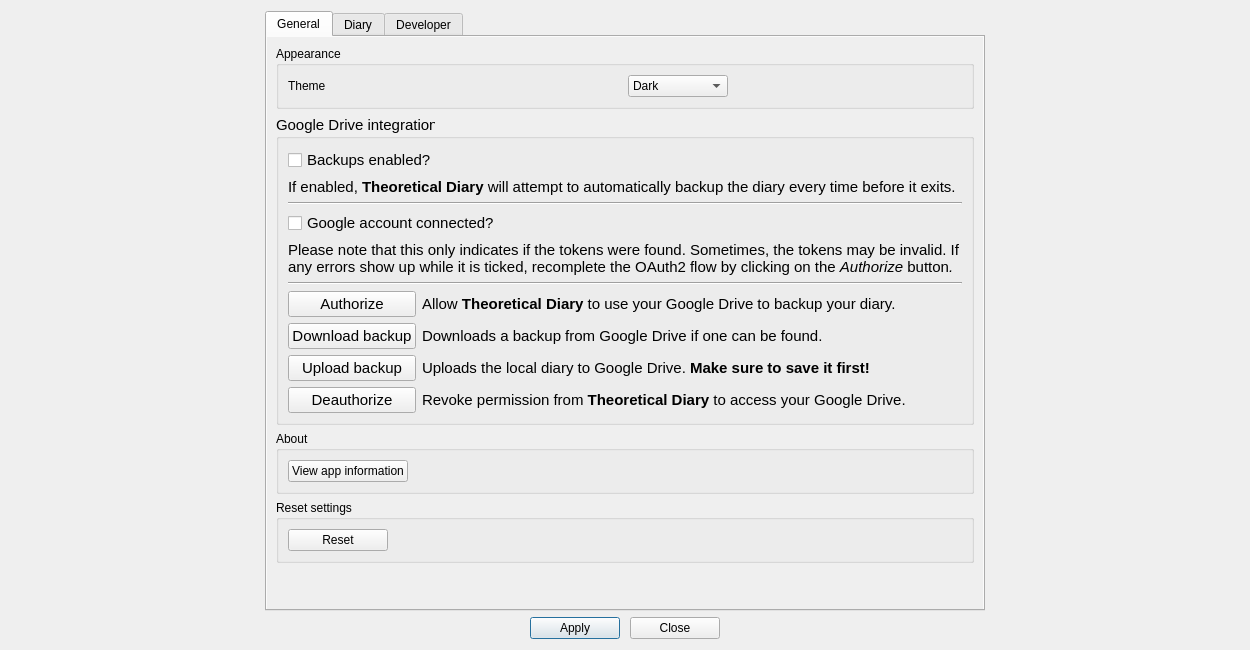
<?xml version="1.0" encoding="UTF-8"?>
<ui version="4.0">
 <class>OptionsMenu</class>
 <widget class="QWidget" name="OptionsMenu">
  <property name="geometry">
   <rect>
    <x>0</x>
    <y>0</y>
    <width>1250</width>
    <height>650</height>
   </rect>
  </property>
  <property name="sizePolicy">
   <sizepolicy hsizetype="Minimum" vsizetype="Expanding">
    <horstretch>0</horstretch>
    <verstretch>0</verstretch>
   </sizepolicy>
  </property>
  <property name="minimumSize">
   <size>
    <width>800</width>
    <height>0</height>
   </size>
  </property>
  <property name="windowTitle">
   <string>Form</string>
  </property>
  <layout class="QGridLayout" name="gridLayout">
   <property name="leftMargin">
    <number>0</number>
   </property>
   <property name="rightMargin">
    <number>0</number>
   </property>
   <item row="1" column="5">
    <spacer name="horizontalSpacer_2">
     <property name="orientation">
      <enum>Qt::Horizontal</enum>
     </property>
     <property name="sizeHint" stdset="0">
      <size>
       <width>0</width>
       <height>20</height>
      </size>
     </property>
    </spacer>
   </item>
   <item row="1" column="0">
    <spacer name="horizontalSpacer_5">
     <property name="orientation">
      <enum>Qt::Horizontal</enum>
     </property>
     <property name="sizeHint" stdset="0">
      <size>
       <width>0</width>
       <height>20</height>
      </size>
     </property>
    </spacer>
   </item>
   <item row="2" column="1">
    <layout class="QGridLayout" name="gridLayout_11">
     <property name="topMargin">
      <number>0</number>
     </property>
     <property name="horizontalSpacing">
      <number>10</number>
     </property>
     <item row="0" column="0">
      <spacer name="horizontalSpacer_10">
       <property name="orientation">
        <enum>Qt::Horizontal</enum>
       </property>
       <property name="sizeHint" stdset="0">
        <size>
         <width>40</width>
         <height>20</height>
        </size>
       </property>
      </spacer>
     </item>
     <item row="0" column="1" alignment="Qt::AlignHCenter">
      <widget class="QPushButton" name="apply_button">
       <property name="minimumSize">
        <size>
         <width>90</width>
         <height>0</height>
        </size>
       </property>
       <property name="text">
        <string>Apply</string>
       </property>
       <property name="default">
        <bool>true</bool>
       </property>
      </widget>
     </item>
     <item row="0" column="2" alignment="Qt::AlignHCenter">
      <widget class="QPushButton" name="ok_button">
       <property name="minimumSize">
        <size>
         <width>90</width>
         <height>0</height>
        </size>
       </property>
       <property name="text">
        <string>Close</string>
       </property>
      </widget>
     </item>
     <item row="0" column="3">
      <spacer name="horizontalSpacer_3">
       <property name="orientation">
        <enum>Qt::Horizontal</enum>
       </property>
       <property name="sizeHint" stdset="0">
        <size>
         <width>40</width>
         <height>20</height>
        </size>
       </property>
      </spacer>
     </item>
    </layout>
   </item>
   <item row="1" column="1">
    <widget class="QTabWidget" name="settings_tabs">
     <property name="minimumSize">
      <size>
       <width>720</width>
       <height>0</height>
      </size>
     </property>
     <property name="currentIndex">
      <number>0</number>
     </property>
     <property name="movable">
      <bool>true</bool>
     </property>
     <widget class="QWidget" name="tab">
      <attribute name="title">
       <string>General</string>
      </attribute>
      <layout class="QGridLayout" name="gridLayout_17">
       <property name="leftMargin">
        <number>0</number>
       </property>
       <property name="topMargin">
        <number>0</number>
       </property>
       <property name="rightMargin">
        <number>0</number>
       </property>
       <property name="bottomMargin">
        <number>0</number>
       </property>
       <property name="spacing">
        <number>0</number>
       </property>
       <item row="0" column="0">
        <widget class="QScrollArea" name="scrollArea_2">
         <property name="frameShape">
          <enum>QFrame::NoFrame</enum>
         </property>
         <property name="widgetResizable">
          <bool>true</bool>
         </property>
         <widget class="QWidget" name="scrollAreaWidgetContents_2">
          <property name="geometry">
           <rect>
            <x>0</x>
            <y>0</y>
            <width>702</width>
            <height>586</height>
           </rect>
          </property>
          <layout class="QGridLayout" name="gridLayout_18">
           <item row="3" column="0">
            <widget class="QGroupBox" name="groupBox_3">
             <property name="font">
              <font>
               <pointsize>11</pointsize>
              </font>
             </property>
             <property name="title">
              <string>Google Drive integration</string>
             </property>
             <layout class="QGridLayout" name="gridLayout_3">
              <item row="7" column="0">
               <layout class="QGridLayout" name="gridLayout_14">
                <item row="2" column="0">
                 <widget class="QPushButton" name="upload_backup_button">
                  <property name="minimumSize">
                   <size>
                    <width>100</width>
                    <height>0</height>
                   </size>
                  </property>
                  <property name="text">
                   <string>Upload backup</string>
                  </property>
                 </widget>
                </item>
                <item row="0" column="0">
                 <widget class="QPushButton" name="auth_button">
                  <property name="text">
                   <string>Authorize</string>
                  </property>
                 </widget>
                </item>
                <item row="1" column="0">
                 <widget class="QPushButton" name="download_backup_button">
                  <property name="minimumSize">
                   <size>
                    <width>100</width>
                    <height>0</height>
                   </size>
                  </property>
                  <property name="text">
                   <string>Download backup</string>
                  </property>
                 </widget>
                </item>
                <item row="3" column="0">
                 <widget class="QPushButton" name="flush_oauth_button">
                  <property name="minimumSize">
                   <size>
                    <width>100</width>
                    <height>0</height>
                   </size>
                  </property>
                  <property name="text">
                   <string>Deauthorize</string>
                  </property>
                 </widget>
                </item>
                <item row="0" column="1">
                 <widget class="QLabel" name="label_7">
                  <property name="sizePolicy">
                   <sizepolicy hsizetype="Expanding" vsizetype="Preferred">
                    <horstretch>0</horstretch>
                    <verstretch>0</verstretch>
                   </sizepolicy>
                  </property>
                  <property name="text">
                   <string>Allow &lt;b&gt;Theoretical Diary&lt;/b&gt; to use your Google Drive to backup your diary.</string>
                  </property>
                  <property name="wordWrap">
                   <bool>true</bool>
                  </property>
                 </widget>
                </item>
                <item row="1" column="1">
                 <widget class="QLabel" name="label_9">
                  <property name="sizePolicy">
                   <sizepolicy hsizetype="Expanding" vsizetype="Preferred">
                    <horstretch>0</horstretch>
                    <verstretch>0</verstretch>
                   </sizepolicy>
                  </property>
                  <property name="text">
                   <string>Downloads a backup from Google Drive if one can be found.</string>
                  </property>
                  <property name="wordWrap">
                   <bool>true</bool>
                  </property>
                 </widget>
                </item>
                <item row="2" column="1">
                 <widget class="QLabel" name="label_10">
                  <property name="sizePolicy">
                   <sizepolicy hsizetype="Expanding" vsizetype="Preferred">
                    <horstretch>0</horstretch>
                    <verstretch>0</verstretch>
                   </sizepolicy>
                  </property>
                  <property name="text">
                   <string>Uploads the local diary to Google Drive. &lt;b&gt;Make sure to save it first!&lt;/b&gt;</string>
                  </property>
                  <property name="wordWrap">
                   <bool>true</bool>
                  </property>
                 </widget>
                </item>
                <item row="3" column="1">
                 <widget class="QLabel" name="label_12">
                  <property name="sizePolicy">
                   <sizepolicy hsizetype="Expanding" vsizetype="Preferred">
                    <horstretch>0</horstretch>
                    <verstretch>0</verstretch>
                   </sizepolicy>
                  </property>
                  <property name="text">
                   <string>Revoke permission from &lt;b&gt;Theoretical Diary&lt;/b&gt; to access your Google Drive.</string>
                  </property>
                  <property name="wordWrap">
                   <bool>true</bool>
                  </property>
                 </widget>
                </item>
               </layout>
              </item>
              <item row="4" column="0">
               <widget class="QLabel" name="label_13">
                <property name="text">
                 <string>&lt;html&gt;&lt;head/&gt;&lt;body&gt;&lt;p&gt;Please note that this only indicates if the tokens were found. Sometimes, the tokens may be invalid. If any errors show up while it is ticked, recomplete the OAuth2 flow by clicking on the &lt;span style=&quot; font-style:italic;&quot;&gt;Authorize &lt;/span&gt;button&lt;span style=&quot; font-style:italic;&quot;&gt;.&lt;/span&gt;&lt;/p&gt;&lt;/body&gt;&lt;/html&gt;</string>
                </property>
                <property name="wordWrap">
                 <bool>true</bool>
                </property>
               </widget>
              </item>
              <item row="2" column="0">
               <widget class="Line" name="line_2">
                <property name="orientation">
                 <enum>Qt::Horizontal</enum>
                </property>
               </widget>
              </item>
              <item row="0" column="0">
               <widget class="QCheckBox" name="sync_checkbox">
                <property name="text">
                 <string>Backups enabled?</string>
                </property>
               </widget>
              </item>
              <item row="3" column="0">
               <widget class="QCheckBox" name="oauth_checkbox">
                <property name="text">
                 <string>Google account connected?</string>
                </property>
               </widget>
              </item>
              <item row="1" column="0">
               <widget class="QLabel" name="label_14">
                <property name="text">
                 <string>If enabled, &lt;b&gt;Theoretical Diary&lt;/b&gt; will attempt to automatically backup the diary every time before it exits.</string>
                </property>
                <property name="wordWrap">
                 <bool>true</bool>
                </property>
               </widget>
              </item>
              <item row="5" column="0">
               <widget class="Line" name="line_3">
                <property name="orientation">
                 <enum>Qt::Horizontal</enum>
                </property>
               </widget>
              </item>
             </layout>
            </widget>
           </item>
           <item row="0" column="0">
            <widget class="QGroupBox" name="groupBox_6">
             <property name="title">
              <string>Appearance</string>
             </property>
             <layout class="QGridLayout" name="gridLayout_13">
              <item row="0" column="1" alignment="Qt::AlignLeft">
               <widget class="QComboBox" name="theme_dropdown">
                <property name="minimumSize">
                 <size>
                  <width>100</width>
                  <height>0</height>
                 </size>
                </property>
                <item>
                 <property name="text">
                  <string>Dark</string>
                 </property>
                </item>
                <item>
                 <property name="text">
                  <string>Light</string>
                 </property>
                </item>
               </widget>
              </item>
              <item row="0" column="0">
               <widget class="QLabel" name="label_5">
                <property name="text">
                 <string>Theme</string>
                </property>
               </widget>
              </item>
             </layout>
            </widget>
           </item>
           <item row="5" column="0">
            <widget class="QGroupBox" name="groupBox_7">
             <property name="title">
              <string>Reset settings</string>
             </property>
             <layout class="QGridLayout" name="gridLayout_16">
              <item row="0" column="0" alignment="Qt::AlignLeft">
               <widget class="QPushButton" name="reset_button">
                <property name="minimumSize">
                 <size>
                  <width>100</width>
                  <height>0</height>
                 </size>
                </property>
                <property name="text">
                 <string>Reset</string>
                </property>
               </widget>
              </item>
             </layout>
            </widget>
           </item>
           <item row="4" column="0">
            <widget class="QGroupBox" name="groupBox_5">
             <property name="title">
              <string>About</string>
             </property>
             <layout class="QGridLayout" name="gridLayout_12">
              <property name="spacing">
               <number>15</number>
              </property>
              <item row="0" column="0" alignment="Qt::AlignLeft">
               <widget class="QPushButton" name="about_button">
                <property name="minimumSize">
                 <size>
                  <width>100</width>
                  <height>0</height>
                 </size>
                </property>
                <property name="text">
                 <string>View app information</string>
                </property>
               </widget>
              </item>
             </layout>
            </widget>
           </item>
           <item row="6" column="0">
            <spacer name="verticalSpacer_2">
             <property name="orientation">
              <enum>Qt::Vertical</enum>
             </property>
             <property name="sizeHint" stdset="0">
              <size>
               <width>20</width>
               <height>0</height>
              </size>
             </property>
            </spacer>
           </item>
          </layout>
         </widget>
        </widget>
       </item>
      </layout>
     </widget>
     <widget class="QWidget" name="tab_3">
      <attribute name="title">
       <string>Diary</string>
      </attribute>
      <layout class="QGridLayout" name="gridLayout_6">
       <property name="leftMargin">
        <number>0</number>
       </property>
       <property name="topMargin">
        <number>0</number>
       </property>
       <property name="rightMargin">
        <number>0</number>
       </property>
       <property name="bottomMargin">
        <number>0</number>
       </property>
       <item row="0" column="0">
        <widget class="QScrollArea" name="scrollArea">
         <property name="frameShape">
          <enum>QFrame::NoFrame</enum>
         </property>
         <property name="widgetResizable">
          <bool>true</bool>
         </property>
         <widget class="QWidget" name="scrollAreaWidgetContents">
          <property name="geometry">
           <rect>
            <x>0</x>
            <y>0</y>
            <width>702</width>
            <height>592</height>
           </rect>
          </property>
          <layout class="QGridLayout" name="gridLayout_22">
           <item row="2" column="0">
            <widget class="QGroupBox" name="groupBox_9">
             <property name="title">
              <string>Diary statistics</string>
             </property>
             <layout class="QGridLayout" name="gridLayout_7">
              <item row="0" column="0">
               <widget class="QGroupBox" name="groupBox_10">
                <property name="title">
                 <string>Pie chart</string>
                </property>
                <layout class="QGridLayout" name="gridLayout_8">
                 <item row="0" column="0">
                  <widget class="QGroupBox" name="groupBox_11">
                   <property name="title">
                    <string>Slice sorting</string>
                   </property>
                   <layout class="QGridLayout" name="gridLayout_21">
                    <item row="0" column="0">
                     <widget class="QRadioButton" name="pie_slice_sort1">
                      <property name="text">
                       <string>Day count</string>
                      </property>
                      <attribute name="buttonGroup">
                       <string notr="true">pie_slice_sorting</string>
                      </attribute>
                     </widget>
                    </item>
                    <item row="1" column="0">
                     <widget class="QRadioButton" name="pie_slice_sort2">
                      <property name="text">
                       <string>Category</string>
                      </property>
                      <attribute name="buttonGroup">
                       <string notr="true">pie_slice_sorting</string>
                      </attribute>
                     </widget>
                    </item>
                   </layout>
                  </widget>
                 </item>
                </layout>
               </widget>
              </item>
             </layout>
            </widget>
           </item>
           <item row="4" column="0">
            <spacer name="verticalSpacer_3">
             <property name="orientation">
              <enum>Qt::Vertical</enum>
             </property>
             <property name="sizeHint" stdset="0">
              <size>
               <width>20</width>
               <height>0</height>
              </size>
             </property>
            </spacer>
           </item>
           <item row="0" column="0">
            <widget class="QGroupBox" name="groupBox_2">
             <property name="title">
              <string>Change password</string>
             </property>
             <layout class="QGridLayout" name="gridLayout_2">
              <item row="2" column="0">
               <widget class="QLabel" name="label_4">
                <property name="text">
                 <string>Confirm new password:</string>
                </property>
               </widget>
              </item>
              <item row="0" column="0">
               <widget class="QLabel" name="label_6">
                <property name="text">
                 <string>Enter new password:</string>
                </property>
               </widget>
              </item>
              <item row="4" column="0">
               <widget class="AlertLabel" name="pwd_alert_text">
                <property name="font">
                 <font>
                  <pointsize>9</pointsize>
                 </font>
                </property>
                <property name="text">
                 <string>Placeholder</string>
                </property>
               </widget>
              </item>
              <item row="1" column="0">
               <widget class="PasswordLineEdit" name="new_password">
                <property name="maxLength">
                 <number>256</number>
                </property>
                <property name="echoMode">
                 <enum>QLineEdit::Password</enum>
                </property>
                <property name="placeholderText">
                 <string>New password (leave blank to remove password)</string>
                </property>
               </widget>
              </item>
              <item row="3" column="0">
               <widget class="PasswordLineEdit" name="new_password_confirm">
                <property name="maxLength">
                 <number>256</number>
                </property>
                <property name="echoMode">
                 <enum>QLineEdit::Password</enum>
                </property>
                <property name="placeholderText">
                 <string>New password (leave blank to remove password)</string>
                </property>
               </widget>
              </item>
              <item row="5" column="0" alignment="Qt::AlignLeft">
               <widget class="QPushButton" name="change_password_button">
                <property name="minimumSize">
                 <size>
                  <width>100</width>
                  <height>0</height>
                 </size>
                </property>
                <property name="toolTip">
                 <string>Update the password.</string>
                </property>
                <property name="text">
                 <string>Update</string>
                </property>
               </widget>
              </item>
             </layout>
            </widget>
           </item>
           <item row="1" column="0">
            <widget class="QGroupBox" name="groupBox">
             <property name="title">
              <string>Diary editor</string>
             </property>
             <layout class="QGridLayout" name="gridLayout_5">
              <item row="4" column="0" alignment="Qt::AlignLeft">
               <widget class="QPushButton" name="update_lock_timeout">
                <property name="minimumSize">
                 <size>
                  <width>100</width>
                  <height>0</height>
                 </size>
                </property>
                <property name="toolTip">
                 <string>Update the lock timeout.</string>
                </property>
                <property name="text">
                 <string>Update</string>
                </property>
               </widget>
              </item>
              <item row="3" column="0">
               <widget class="AlertLabel" name="lock_timeout_text">
                <property name="font">
                 <font>
                  <pointsize>9</pointsize>
                 </font>
                </property>
                <property name="text">
                 <string>Placeholder</string>
                </property>
               </widget>
              </item>
              <item row="1" column="0">
               <widget class="Line" name="line">
                <property name="orientation">
                 <enum>Qt::Horizontal</enum>
                </property>
               </widget>
              </item>
              <item row="2" column="0">
               <layout class="QGridLayout" name="gridLayout_15">
                <item row="0" column="0">
                 <widget class="QLabel" name="label_11">
                  <property name="text">
                   <string>Lock timeout (ms)</string>
                  </property>
                 </widget>
                </item>
                <item row="0" column="1">
                 <widget class="QLineEdit" name="lock_timeout_textedit">
                  <property name="maxLength">
                   <number>18</number>
                  </property>
                  <property name="placeholderText">
                   <string>Set to zero to disable.</string>
                  </property>
                 </widget>
                </item>
               </layout>
              </item>
              <item row="0" column="0">
               <layout class="QGridLayout" name="gridLayout_10">
                <item row="0" column="1">
                 <widget class="QLabel" name="label_8">
                  <property name="sizePolicy">
                   <sizepolicy hsizetype="Expanding" vsizetype="Preferred">
                    <horstretch>0</horstretch>
                    <verstretch>0</verstretch>
                   </sizepolicy>
                  </property>
                  <property name="text">
                   <string>This will export the diary in a decrypted JSON format. Make sure to keep it secure!</string>
                  </property>
                  <property name="wordWrap">
                   <bool>true</bool>
                  </property>
                 </widget>
                </item>
                <item row="0" column="0">
                 <widget class="QPushButton" name="export_button">
                  <property name="minimumSize">
                   <size>
                    <width>100</width>
                    <height>0</height>
                   </size>
                  </property>
                  <property name="text">
                   <string>Export diary</string>
                  </property>
                 </widget>
                </item>
               </layout>
              </item>
             </layout>
            </widget>
           </item>
          </layout>
         </widget>
        </widget>
       </item>
      </layout>
     </widget>
     <widget class="QWidget" name="tab_2">
      <attribute name="title">
       <string>Developer</string>
      </attribute>
      <layout class="QGridLayout" name="gridLayout_19">
       <property name="leftMargin">
        <number>0</number>
       </property>
       <property name="topMargin">
        <number>0</number>
       </property>
       <property name="rightMargin">
        <number>0</number>
       </property>
       <property name="bottomMargin">
        <number>0</number>
       </property>
       <property name="spacing">
        <number>0</number>
       </property>
       <item row="0" column="0">
        <widget class="QScrollArea" name="scrollArea_3">
         <property name="frameShape">
          <enum>QFrame::NoFrame</enum>
         </property>
         <property name="widgetResizable">
          <bool>true</bool>
         </property>
         <widget class="QWidget" name="scrollAreaWidgetContents_3">
          <property name="geometry">
           <rect>
            <x>0</x>
            <y>0</y>
            <width>716</width>
            <height>568</height>
           </rect>
          </property>
          <layout class="QGridLayout" name="gridLayout_20">
           <item row="1" column="0">
            <widget class="QGroupBox" name="groupBox_4">
             <property name="title">
              <string>Developer tools</string>
             </property>
             <layout class="QGridLayout" name="gridLayout_4">
              <property name="verticalSpacing">
               <number>15</number>
              </property>
              <item row="1" column="2">
               <widget class="QPushButton" name="dev_upload_file_button">
                <property name="minimumSize">
                 <size>
                  <width>100</width>
                  <height>0</height>
                 </size>
                </property>
                <property name="text">
                 <string>Upload</string>
                </property>
               </widget>
              </item>
              <item row="4" column="2">
               <widget class="QPushButton" name="dev_copy_file_button">
                <property name="minimumSize">
                 <size>
                  <width>100</width>
                  <height>0</height>
                 </size>
                </property>
                <property name="text">
                 <string>Copy</string>
                </property>
               </widget>
              </item>
              <item row="0" column="2">
               <widget class="QPushButton" name="dev_list_files_button">
                <property name="minimumSize">
                 <size>
                  <width>100</width>
                  <height>0</height>
                 </size>
                </property>
                <property name="text">
                 <string>List</string>
                </property>
               </widget>
              </item>
              <item row="5" column="1">
               <widget class="QLineEdit" name="dev_copy_file_new_name">
                <property name="placeholderText">
                 <string>New file name</string>
                </property>
               </widget>
              </item>
              <item row="3" column="2">
               <widget class="QPushButton" name="dev_update_file_button">
                <property name="minimumSize">
                 <size>
                  <width>100</width>
                  <height>0</height>
                 </size>
                </property>
                <property name="text">
                 <string>Update</string>
                </property>
               </widget>
              </item>
              <item row="0" column="0">
               <widget class="QLabel" name="label_3">
                <property name="text">
                 <string>List files</string>
                </property>
               </widget>
              </item>
              <item row="2" column="0">
               <widget class="QLabel" name="label_16">
                <property name="text">
                 <string>Download file</string>
                </property>
               </widget>
              </item>
              <item row="6" column="0">
               <widget class="QLabel" name="label_19">
                <property name="text">
                 <string>Delete file</string>
                </property>
               </widget>
              </item>
              <item row="4" column="1">
               <widget class="QLineEdit" name="dev_copy_file_id">
                <property name="placeholderText">
                 <string>File ID</string>
                </property>
               </widget>
              </item>
              <item row="1" column="0">
               <widget class="QLabel" name="label_15">
                <property name="text">
                 <string>Upload file</string>
                </property>
               </widget>
              </item>
              <item row="6" column="1">
               <widget class="QLineEdit" name="dev_delete_file_id">
                <property name="placeholderText">
                 <string>File ID</string>
                </property>
               </widget>
              </item>
              <item row="3" column="1">
               <widget class="QLineEdit" name="dev_update_file_id">
                <property name="placeholderText">
                 <string>File ID</string>
                </property>
               </widget>
              </item>
              <item row="4" column="0">
               <widget class="QLabel" name="label_18">
                <property name="text">
                 <string>Copy file</string>
                </property>
               </widget>
              </item>
              <item row="2" column="1">
               <widget class="QLineEdit" name="dev_download_file_id">
                <property name="placeholderText">
                 <string>File ID</string>
                </property>
               </widget>
              </item>
              <item row="2" column="2">
               <widget class="QPushButton" name="dev_download_file_button">
                <property name="minimumSize">
                 <size>
                  <width>100</width>
                  <height>0</height>
                 </size>
                </property>
                <property name="text">
                 <string>Download</string>
                </property>
               </widget>
              </item>
              <item row="6" column="2">
               <widget class="QPushButton" name="dev_delete_button">
                <property name="minimumSize">
                 <size>
                  <width>100</width>
                  <height>0</height>
                 </size>
                </property>
                <property name="text">
                 <string>Delete</string>
                </property>
               </widget>
              </item>
              <item row="3" column="0">
               <widget class="QLabel" name="label_17">
                <property name="text">
                 <string>Update file</string>
                </property>
               </widget>
              </item>
              <item row="7" column="2">
               <widget class="QPushButton" name="test_button">
                <property name="minimumSize">
                 <size>
                  <width>100</width>
                  <height>0</height>
                 </size>
                </property>
                <property name="text">
                 <string>Test</string>
                </property>
               </widget>
              </item>
              <item row="7" column="1">
               <widget class="QLineEdit" name="test_text_edit">
                <property name="placeholderText">
                 <string>Test</string>
                </property>
               </widget>
              </item>
              <item row="7" column="0">
               <widget class="QLabel" name="label">
                <property name="text">
                 <string>Testing</string>
                </property>
               </widget>
              </item>
             </layout>
            </widget>
           </item>
           <item row="2" column="0">
            <spacer name="verticalSpacer">
             <property name="orientation">
              <enum>Qt::Vertical</enum>
             </property>
             <property name="sizeHint" stdset="0">
              <size>
               <width>20</width>
               <height>0</height>
              </size>
             </property>
            </spacer>
           </item>
           <item row="0" column="0">
            <widget class="QGroupBox" name="groupBox_8">
             <property name="title">
              <string>Warning</string>
             </property>
             <layout class="QGridLayout" name="gridLayout_9">
              <item row="0" column="0">
               <widget class="QLabel" name="label_2">
                <property name="text">
                 <string>Only mess with these settings if you know what you are doing!</string>
                </property>
               </widget>
              </item>
             </layout>
            </widget>
           </item>
          </layout>
         </widget>
        </widget>
       </item>
      </layout>
     </widget>
    </widget>
   </item>
  </layout>
 </widget>
 <customwidgets>
  <customwidget>
   <class>PasswordLineEdit</class>
   <extends>QLineEdit</extends>
   <header location="global">src/util/passwordlineedit.h</header>
  </customwidget>
  <customwidget>
   <class>AlertLabel</class>
   <extends>QLabel</extends>
   <header location="global">src/util/alertlabel.h</header>
  </customwidget>
 </customwidgets>
 <tabstops>
  <tabstop>export_button</tabstop>
  <tabstop>lock_timeout_textedit</tabstop>
  <tabstop>update_lock_timeout</tabstop>
  <tabstop>new_password</tabstop>
  <tabstop>new_password_confirm</tabstop>
  <tabstop>change_password_button</tabstop>
  <tabstop>sync_checkbox</tabstop>
  <tabstop>about_button</tabstop>
  <tabstop>reset_button</tabstop>
  <tabstop>dev_list_files_button</tabstop>
  <tabstop>dev_upload_file_button</tabstop>
  <tabstop>dev_download_file_id</tabstop>
  <tabstop>dev_download_file_button</tabstop>
  <tabstop>dev_update_file_id</tabstop>
  <tabstop>dev_update_file_button</tabstop>
  <tabstop>dev_copy_file_id</tabstop>
  <tabstop>dev_copy_file_button</tabstop>
  <tabstop>dev_copy_file_new_name</tabstop>
  <tabstop>dev_delete_file_id</tabstop>
  <tabstop>dev_delete_button</tabstop>
  <tabstop>test_text_edit</tabstop>
  <tabstop>test_button</tabstop>
  <tabstop>apply_button</tabstop>
  <tabstop>ok_button</tabstop>
 </tabstops>
 <resources/>
 <connections/>
 <buttongroups>
  <buttongroup name="pie_slice_sorting"/>
 </buttongroups>
</ui>
